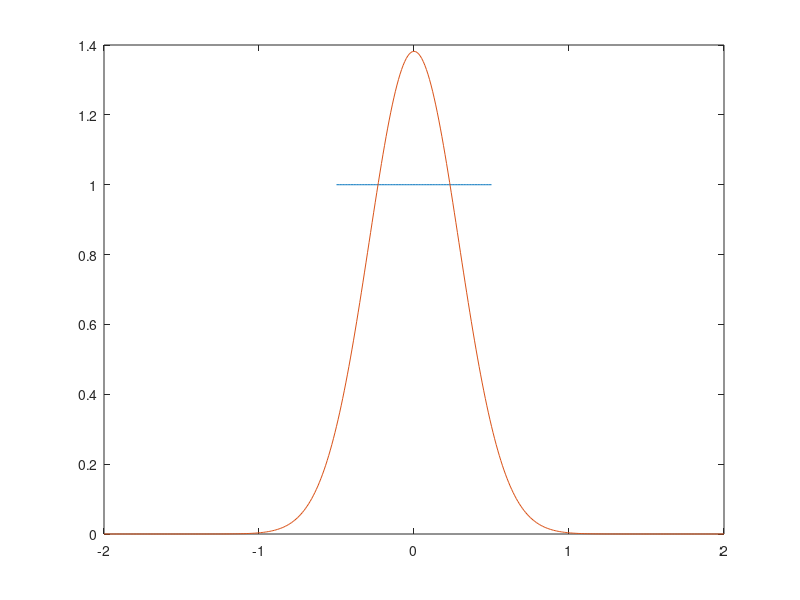
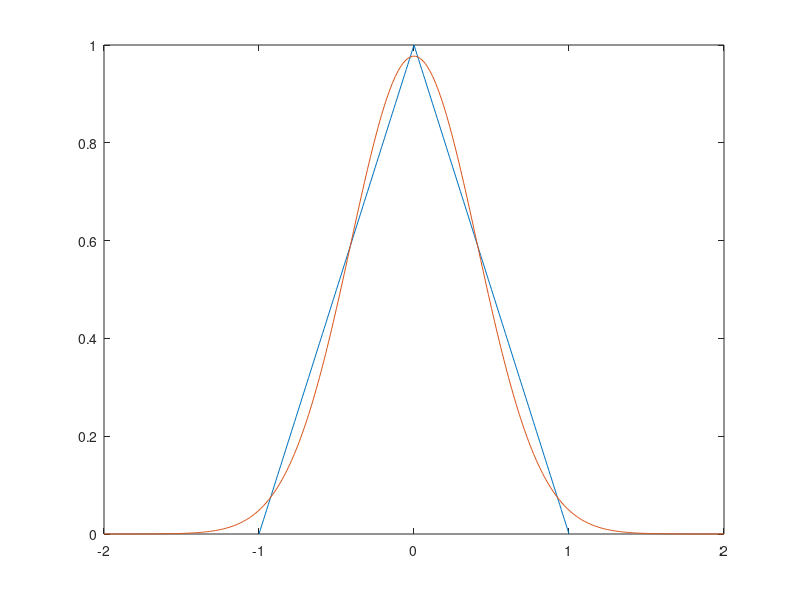
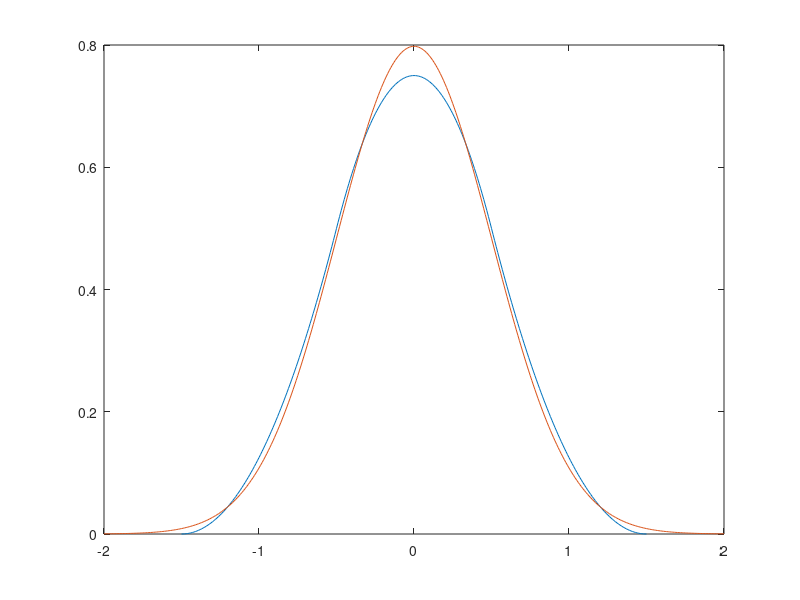

Write MATLAB code to recreate these figures, in order.
close all; clear all; clc;

% (c)
% k = 1 (mu=0, sig=sqrt(1/12))
figure(1);
x1 = -0.5:0.01:0.5;
fx1 = ones(size(x1));
plot(x1, fx1);
hold on;
x1 = -2:0.01:2;
g1 = normpdf(x1,0,sqrt(1/12));
plot(x1, g1);
figure(2);
x2_1 = -1:0.01:0;
x2_2 = 0.01:0.01:1;
fx2_1 = 1 + x2_1;
fx2_2 = 1 - x2_2; 
plot([x2_1, x2_2], [fx2_1, fx2_2]);
hold on;
x2 = -2:0.01:2;
g2 = normpdf(x2,0,sqrt(2/12));
plot(x2, g2);
figure(3);
x3_1 = -1.5:0.01:-0.5;
x3_2 = -0.49:0.01:0.5;
x3_3 = 0.51:0.01:1.5;
fx3_1 = (2*x3_1 + 3).^2/8;
fx3_2 = -x3_2.^2 + 3/4;
fx3_3 = (2*x3_3 - 3).^2/8;
plot([x3_1, x3_2, x3_3], [fx3_1, fx3_2, fx3_3]);
hold on;
x3 = -2:0.01:2;
g3 = normpdf(x3,0,sqrt(3/12));
plot(x3, g3);
